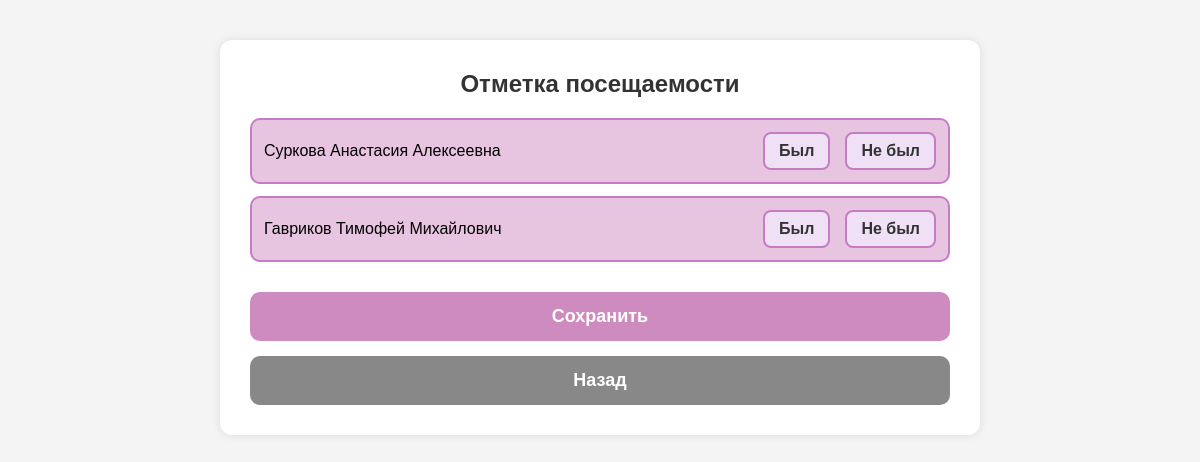
The app's page /mark_attendance.php?id=1 with its own data.
### tables this page shows
CREATE TABLE `visits` (
    `visit_id` INT(10) NOT NULL AUTO_INCREMENT,
    `client_id` INT(10) NOT NULL,
    `workout_id` INT(10) NOT NULL,
    `is_attended` ENUM('не определено', 'посещена', 'не посещена') NOT NULL,
    PRIMARY KEY (`visit_id`),
    INDEX (`client_id`),
    INDEX (`workout_id`),
    CONSTRAINT `visits_ibfk_1` FOREIGN KEY (`client_id`) REFERENCES `clients` (`client_id`) ON DELETE CASCADE,
    CONSTRAINT `visits_ibfk_2` FOREIGN KEY (`workout_id`) REFERENCES `workouts` (`workout_id`) ON DELETE CASCADE
);

CREATE TABLE `clients` (
    `client_id` INT(10) NOT NULL AUTO_INCREMENT,
    `name` VARCHAR(255) NOT NULL,
    `surname` VARCHAR(255) NOT NULL,
    `patronymic` VARCHAR(255) NOT NULL,
    `phone` VARCHAR(15) NOT NULL CHECK (
        phone REGEXP '^[+]?[0-9]{1,4}?[-.\\s]?([(]?[0-9]{1,3}[)]?[-.\\s]?){1,4}[0-9]+$'
    ),
    `password` VARCHAR(255) NOT NULL,
    `sex` ENUM('женский', 'мужской') NOT NULL,
    `birthday` DATE NOT NULL,
    PRIMARY KEY (`client_id`) USING BTREE
);

### mark_attendance.php (the view, shortened to what this page needs)
<?php
include_once 'config.php';
$workout_id = $_GET['id'] ?? null;
$stmt = $pdo->prepare("
    SELECT v.visit_id, c.name, c.surname, c.patronymic, v.is_attended
    FROM visits v
    JOIN clients c ON v.client_id = c.client_id
    WHERE v.workout_id = ?
");
$stmt->execute([$workout_id]);
$clients = $stmt->fetchAll();
?>
<!DOCTYPE html>
<html lang="ru">
<head>
    <link rel="stylesheet" href="mark_attendance_style.css">
</head>
<body>
<div class="container">
    <h2>Отметка посещаемости</h2>
    <form method="post">
        <ul class="client-list">
            <?php foreach ($clients as $client): ?>
                <li class="client-item">
                    <span><?= htmlspecialchars($client['surname'] . ' ' . $client['name'] . ' ' . $client['patronymic']) ?></span>
                    <div class="attendance-buttons">
                        <?php
                            $visitId = $client['visit_id'];
                        ?>
                        <label for="yes-<?= $visitId ?>" class="option-button">Был</label>
                        <label for="no-<?= $visitId ?>" class="option-button">Не был</label>
                    </div>
                </li>
            <?php endforeach; ?>
        </ul>
        <div class="button-group">
            <button type="submit" class="main-button save-button">Сохранить</button>
            <a href="schedule.php" class="main-button back-button">Назад</a>
        </div>
    </form>
</div>
</body>
</html>

### mark_attendance_style.css (style rules this page uses)
body { font-family: sans-serif; background: #f4f4f4; margin: 0; padding: 0; }
.container { max-width: 700px; margin: 40px auto; background: #fff; padding: 30px; border-radius: 12px; box-shadow: 0 0 10px rgba(0,0,0,0.1); }
h2 { margin-top: 0; color: #333; text-align: center; }
.client-list { list-style: none; padding: 0; margin-bottom: 30px; }
.client-item { background: #e7c5e0; border: 2px solid #c67cc4; border-radius: 10px; padding: 12px; margin-bottom: 12px; display: flex; justify-content: space-between; align-items: center; flex-wrap: wrap; }
.attendance-buttons { display: flex; gap: 15px; }
.attendance-buttons label { background-color: #f0e0f6; border: 2px solid #c67cc4; border-radius: 8px; padding: 8px 14px; cursor: pointer; font-weight: bold; color: #333; user-select: none; transition: background 0.2s; }
.button-group { display: flex; flex-direction: column; gap: 15px; margin-top: 20px; }
.main-button { padding: 14px; font-size: 18px; text-align: center; border-radius: 10px; border: none; color: white; font-weight: bold; cursor: pointer; text-decoration: none; }
.save-button { background-color: #ce8bc0; }
.back-button { background-color: #888; }
.attendance-buttons .option-button { background-color: #f0e0f6; border: 2px solid #c67cc4; border-radius: 8px; padding: 8px 14px; font-weight: bold; color: #333; cursor: pointer; user-select: none; transition: background 0.2s, color 0.2s; }

### records on screen
visits: client.patronymic "Суркова Анастасия Алексеевна"
visits: client.patronymic "Гавриков Тимофей Михайлович"
